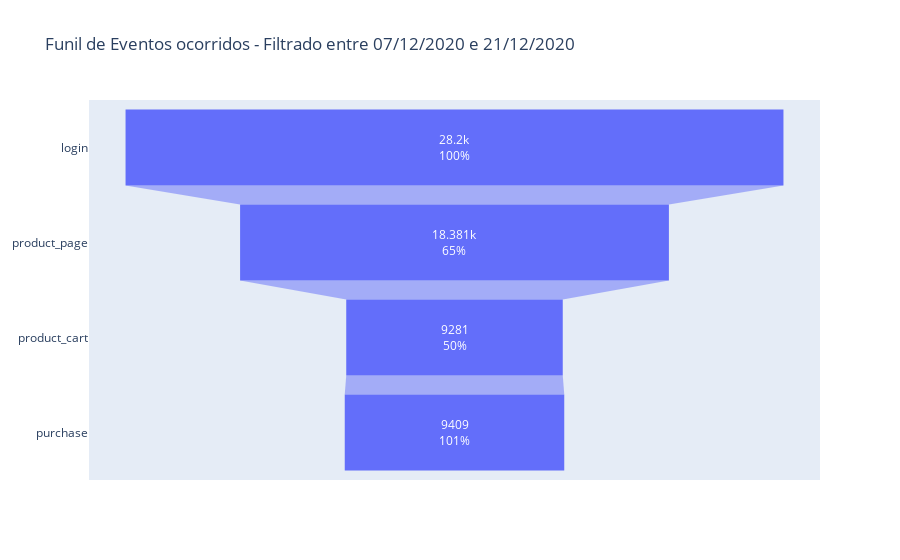

The notebook cell this image was saved under:
### Code cell
frequency = events_ab.query('date <= "2020-12-21"').pivot_table(index='event_name',values='user_id',aggfunc='count').reset_index().sort_values('user_id', ascending=False)

frequency_filtered = frequency.reindex([0,2,1,3])


data = go.Funnel(
    y=frequency_filtered['event_name'],
    x=frequency_filtered['user_id'],
    textposition='inside',
    textinfo='value+percent previous'
    
)

layout = go.Layout(
    title='Funil de Eventos ocorridos - Filtrado entre 07/12/2020 e 21/12/2020 '
    
)


fig = go.Figure(data=data, layout=layout)


fig.show()

### Figure 1 — Plotly figure (JSON) as saved in the notebook; plotly's stock layout.template omitted (floating-point values rounded to 4 significant figures)
{"data": [{"textinfo": "value+percent previous", "textposition": "inside", "type": "funnel", "x": [28200, 18381, 9281, 9409], "y": ["login", "product_page", "product_cart", "purchase"]}], "layout": {"title": {"text": "Funil de Eventos ocorridos - Filtrado entre 07/12/2020 e 21/12/2020 "}}}
